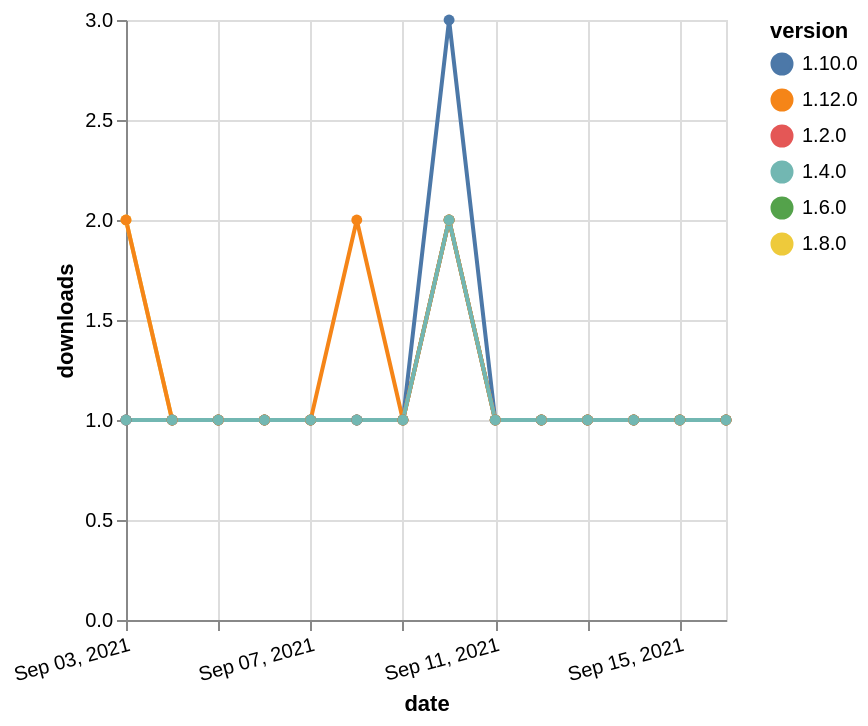

The specification (Vega-Lite) saved for this image:
### Vega-Lite specification from a JSON file in a GitHub repository (floating-point values rounded to 4 significant figures)
{"$schema": "https://vega.github.io/schema/vega-lite/v5.json", "description": "A simple bar chart with embedded data.", "data": {"values": [{"date": "2021-09-03", "total": 186, "delta": 1, "version": "1.6.0"}, {"date": "2021-09-04", "total": 187, "delta": 1, "version": "1.6.0"}, {"date": "2021-09-05", "total": 188, "delta": 1, "version": "1.6.0"}, {"date": "2021-09-06", "total": 189, "delta": 1, "version": "1.6.0"}, {"date": "2021-09-07", "total": 190, "delta": 1, "version": "1.6.0"}, {"date": "2021-09-08", "total": 191, "delta": 1, "version": "1.6.0"}, {"date": "2021-09-09", "total": 192, "delta": 1, "version": "1.6.0"}, {"date": "2021-09-10", "total": 194, "delta": 2, "version": "1.6.0"}, {"date": "2021-09-11", "total": 195, "delta": 1, "version": "1.6.0"}, {"date": "2021-09-12", "total": 196, "delta": 1, "version": "1.6.0"}, {"date": "2021-09-13", "total": 197, "delta": 1, "version": "1.6.0"}, {"date": "2021-09-14", "total": 198, "delta": 1, "version": "1.6.0"}, {"date": "2021-09-15", "total": 199, "delta": 1, "version": "1.6.0"}, {"date": "2021-09-16", "total": 200, "delta": 1, "version": "1.6.0"}, {"date": "2021-09-03", "total": 162, "delta": 2, "version": "1.8.0"}, {"date": "2021-09-04", "total": 163, "delta": 1, "version": "1.8.0"}, {"date": "2021-09-05", "total": 164, "delta": 1, "version": "1.8.0"}, {"date": "2021-09-06", "total": 165, "delta": 1, "version": "1.8.0"}, {"date": "2021-09-07", "total": 166, "delta": 1, "version": "1.8.0"}, {"date": "2021-09-08", "total": 167, "delta": 1, "version": "1.8.0"}, {"date": "2021-09-09", "total": 168, "delta": 1, "version": "1.8.0"}, {"date": "2021-09-10", "total": 170, "delta": 2, "version": "1.8.0"}, {"date": "2021-09-11", "total": 171, "delta": 1, "version": "1.8.0"}, {"date": "2021-09-12", "total": 172, "delta": 1, "version": "1.8.0"}, {"date": "2021-09-13", "total": 173, "delta": 1, "version": "1.8.0"}, {"date": "2021-09-14", "total": 174, "delta": 1, "version": "1.8.0"}, {"date": "2021-09-15", "total": 175, "delta": 1, "version": "1.8.0"}, {"date": "2021-09-16", "total": 176, "delta": 1, "version": "1.8.0"}, {"date": "2021-09-03", "total": 182, "delta": 1, "version": "1.10.0"}, {"date": "2021-09-04", "total": 183, "delta": 1, "version": "1.10.0"}, {"date": "2021-09-05", "total": 184, "delta": 1, "version": "1.10.0"}, {"date": "2021-09-06", "total": 185, "delta": 1, "version": "1.10.0"}, {"date": "2021-09-07", "total": 186, "delta": 1, "version": "1.10.0"}, {"date": "2021-09-08", "total": 187, "delta": 1, "version": "1.10.0"}, {"date": "2021-09-09", "total": 188, "delta": 1, "version": "1.10.0"}, {"date": "2021-09-10", "total": 191, "delta": 3, "version": "1.10.0"}, {"date": "2021-09-11", "total": 192, "delta": 1, "version": "1.10.0"}, {"date": "2021-09-12", "total": 193, "delta": 1, "version": "1.10.0"}, {"date": "2021-09-13", "total": 194, "delta": 1, "version": "1.10.0"}, {"date": "2021-09-14", "total": 195, "delta": 1, "version": "1.10.0"}, {"date": "2021-09-15", "total": 196, "delta": 1, "version": "1.10.0"}, {"date": "2021-09-16", "total": 197, "delta": 1, "version": "1.10.0"}, {"date": "2021-09-03", "total": 248, "delta": 1, "version": "1.2.0"}, {"date": "2021-09-04", "total": 249, "delta": 1, "version": "1.2.0"}, {"date": "2021-09-05", "total": 250, "delta": 1, "version": "1.2.0"}, {"date": "2021-09-06", "total": 251, "delta": 1, "version": "1.2.0"}, {"date": "2021-09-07", "total": 252, "delta": 1, "version": "1.2.0"}, {"date": "2021-09-08", "total": 253, "delta": 1, "version": "1.2.0"}, {"date": "2021-09-09", "total": 254, "delta": 1, "version": "1.2.0"}, {"date": "2021-09-10", "total": 256, "delta": 2, "version": "1.2.0"}, {"date": "2021-09-11", "total": 257, "delta": 1, "version": "1.2.0"}, {"date": "2021-09-12", "total": 258, "delta": 1, "version": "1.2.0"}, {"date": "2021-09-13", "total": 259, "delta": 1, "version": "1.2.0"}, {"date": "2021-09-14", "total": 260, "delta": 1, "version": "1.2.0"}, {"date": "2021-09-15", "total": 261, "delta": 1, "version": "1.2.0"}, {"date": "2021-09-16", "total": 262, "delta": 1, "version": "1.2.0"}, {"date": "2021-09-03", "total": 119, "delta": 2, "version": "1.12.0"}, {"date": "2021-09-04", "total": 120, "delta": 1, "version": "1.12.0"}, {"date": "2021-09-05", "total": 121, "delta": 1, "version": "1.12.0"}, {"date": "2021-09-06", "total": 122, "delta": 1, "version": "1.12.0"}, {"date": "2021-09-07", "total": 123, "delta": 1, "version": "1.12.0"}, {"date": "2021-09-08", "total": 125, "delta": 2, "version": "1.12.0"}, {"date": "2021-09-09", "total": 126, "delta": 1, "version": "1.12.0"}, {"date": "2021-09-10", "total": 128, "delta": 2, "version": "1.12.0"}, {"date": "2021-09-11", "total": 129, "delta": 1, "version": "1.12.0"}, {"date": "2021-09-12", "total": 130, "delta": 1, "version": "1.12.0"}, {"date": "2021-09-13", "total": 131, "delta": 1, "version": "1.12.0"}, {"date": "2021-09-14", "total": 132, "delta": 1, "version": "1.12.0"}, {"date": "2021-09-15", "total": 133, "delta": 1, "version": "1.12.0"}, {"date": "2021-09-16", "total": 134, "delta": 1, "version": "1.12.0"}, {"date": "2021-09-03", "total": 196, "delta": 1, "version": "1.4.0"}, {"date": "2021-09-04", "total": 197, "delta": 1, "version": "1.4.0"}, {"date": "2021-09-05", "total": 198, "delta": 1, "version": "1.4.0"}, {"date": "2021-09-06", "total": 199, "delta": 1, "version": "1.4.0"}, {"date": "2021-09-07", "total": 200, "delta": 1, "version": "1.4.0"}, {"date": "2021-09-08", "total": 201, "delta": 1, "version": "1.4.0"}, {"date": "2021-09-09", "total": 202, "delta": 1, "version": "1.4.0"}, {"date": "2021-09-10", "total": 204, "delta": 2, "version": "1.4.0"}, {"date": "2021-09-11", "total": 205, "delta": 1, "version": "1.4.0"}, {"date": "2021-09-12", "total": 206, "delta": 1, "version": "1.4.0"}, {"date": "2021-09-13", "total": 207, "delta": 1, "version": "1.4.0"}, {"date": "2021-09-14", "total": 208, "delta": 1, "version": "1.4.0"}, {"date": "2021-09-15", "total": 209, "delta": 1, "version": "1.4.0"}, {"date": "2021-09-16", "total": 210, "delta": 1, "version": "1.4.0"}]}, "width": "container", "mark": {"type": "line", "point": {"filled": true}}, "encoding": {"x": {"field": "date", "type": "temporal", "timeUnit": "yearmonthdate", "title": "date", "axis": {"labelAngle": -15}}, "y": {"field": "delta", "type": "quantitative", "title": "downloads"}, "color": {"field": "version", "type": "nominal"}, "tooltip": {"field": "delta"}}}
